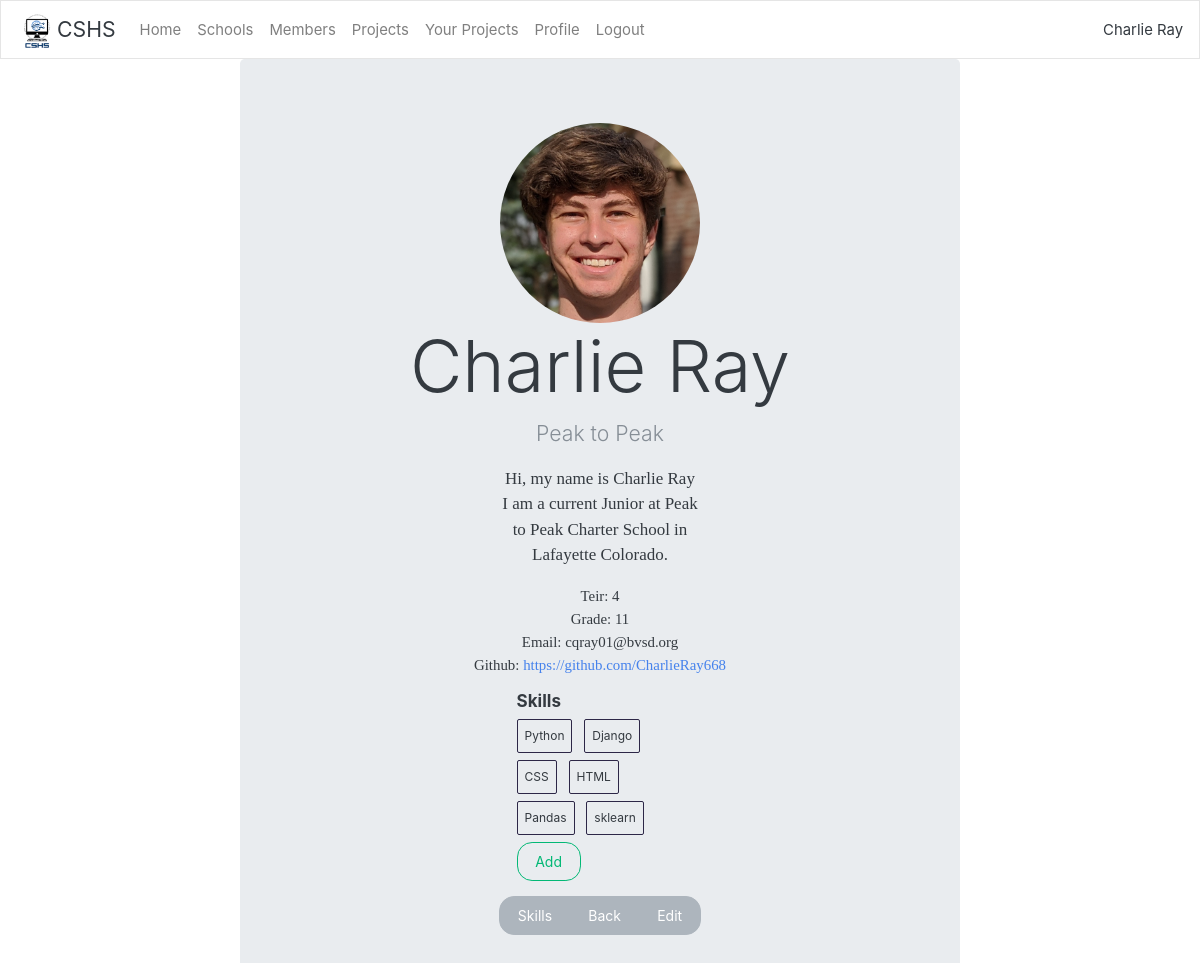
/profile/ (signed in), run on the app's committed database.
### users/models.py (models this page shows)
class User(AbstractUser):
    username = models.CharField(_("username"), max_length=100)
    email = models.EmailField(_('email address'), unique=True)
    USERNAME_FIELD = 'email'
    REQUIRED_FIELDS = ['username']
    objects = UserManager()

### profiles/models.py (models this page shows)
class Profile(models.Model):
    user = models.OneToOneField(settings.AUTH_USER_MODEL, on_delete=models.CASCADE)
    school = models.ForeignKey(School, on_delete=models.DO_NOTHING, related_name="students", null=True)
    grade = models.IntegerField()
    picture = models.ImageField(upload_to="profile_picture", blank=True)
    github = models.URLField(max_length=300)
    teir = models.IntegerField()
    bio = models.TextField()
    @property
    def safe_img_url(self):
        if self.picture:
            return self.picture.url
        else:
            return "/media/profile_picture/defaultprofile.jpg"

class Skill(models.Model):
    user = models.ForeignKey(settings.AUTH_USER_MODEL, on_delete=models.CASCADE, related_name="skills")
    name = models.CharField(max_length=50)
    length = models.CharField(max_length=20)
    ability = models.IntegerField()

### schools/models.py (models this page shows, shortened)
class School(models.Model):
    name = models.CharField(max_length=50)
    logo = models.ImageField(upload_to="school_logos", blank=True)
    overseer = models.OneToOneField(settings.AUTH_USER_MODEL, on_delete=models.SET_NULL, null=True, related_name="overseer_of")
    tech_spec = models.OneToOneField(settings.AUTH_USER_MODEL, on_delete=models.SET_NULL, null=True, related_name="techincal_specialist_of")
    proj_man = models.OneToOneField(settings.AUTH_USER_MODEL, on_delete=models.SET_NULL, null=True, related_name="project_manager_of")
    tut_out = models.OneToOneField(settings.AUTH_USER_MODEL, on_delete=models.SET_NULL, null=True, related_name="tutoring_outreach_of")
    coms = models.OneToOneField(settings.AUTH_USER_MODEL, on_delete=models.SET_NULL, null=True, related_name="communications_of")

### profiles/views.py (the view)
# urls.py: path("", views.user_profile, name="user_profile"),
def user_profile(response):
    user = response.user
    if hasattr(user, 'profile'):
        profile = user.profile
        return render(response, "profiles/userprofile.html", {"publicuser":user, "hasprofile":True, "haspicture":False})
    else:
        return render(response, "profiles/userprofile.html", {"publicuser":user, "hasprofile":False})

### profiles/templates/profiles/userprofile.html (shortened to what this page needs)
{% extends "main/home.html" %}
{% load crispy_forms_tags %}
{% load skill_functions %}
{% block constantcontent %}
    <div class="jumbotron" id="profiletag">
        {% if hasprofile %}
            <img src="{{publicuser.profile.safe_img_url}}" class="profile-picture">
                <h1 class="display-3">{{publicuser.username}}</h1>
                <p class="lead">{{publicuser.profile.school.name}}</p>
                <p id="userbio">{{publicuser.profile.bio}}</p>
                <br>
                <p class="project-info"><small>Teir:  {{publicuser.profile.teir}} </a></small></p>
                <p class="project-info"><small>Grade: {{publicuser.profile.grade}}</small></p>
                <p class="project-info"><small>Email: {{publicuser.email}}</small></p>
                <p class="project-info"><small>Github: <a href="{{publicuser.profile.github}}">{{publicuser.profile.github}}</a></small></p>
                <div class="skills" style="padding-top: 1%;">
                    <h6>Skills</h6>
                    <ul>
                        {% for skill in publicuser.skills.all %}
                        <li>{{skill.name}}</li>
                        {% endfor %}
                        <a type="button" class="btn btn-outline-success" href="/profile/addskill/">Add</a>
                    </ul>
                </div>
                <div class="btn-group" role="group">
                    <a type="button" class="btn btn-secondary" href="/profile/{{publicuser.id}}/viewskill/">Skills</a>
                    <button type="button" class="btn btn-secondary" onclick="history.back()">Back</button>
                    <a type="button" class="btn btn-secondary" href="edit/">Edit</a>
                </div>
        {% else %}
        <h1 class="display-3">{{publicuser.username}}</h1>
        <a type="button" class="btn btn-success btn-lg" href="/profile/create">Create Profile</a>
        {% endif%}
    </div>
{% endblock %}

### main/templates/main/home.html (shortened to what this page needs)
{% extends "main/base.html" %}
{% load static %}
{% block content %}
<nav class="navbar navbar-expand-lg navbar-light bg-light">
    <img src = "{% static 'main/images/cshslogo.png' %}" width="40" height="40">
    <a class="navbar-brand">CSHS</a>
    <div class="collapse navbar-collapse" id="navbarColor03">
      <ul class="navbar-nav mr-auto">
        <li class="nav-item">
            <a class="nav-link" href="/home">Home</a>
        </li>
        <li class="nav-item">
            <a class="nav-link" href="/schools">Schools</a>
        </li>
        <li class="nav-item">
            <a class="nav-link" href="/users/view">Members</a>
        </li>
        {% if user.is_authenticated %}
            <li class="nav-item">
                <a class="nav-link" href="/projects/">Projects</a>
            </li>
            <li class="nav-item">
                <a class="nav-link" href="/profile/projects/">Your Projects</a>
            </li>
            <li class="nav-item">
                <a class="nav-link" href="/profile/">Profile</a>
            </li>
            <li class="nav-item">
                <a class="nav-link" href="/logout/">Logout</a>
            </li>
        {% endif %}
      </ul>
      <form class="form-inline my-2 my-lg-0">
        <a>{{user.username}}</a>
      </form>
    </div>
  </nav>
  {% block constantcontent %}{% endblock %}
{% endblock %}

### profiles/templates/profiles/userprofile.html (style rules this page uses)
.profile-picture { width: 200px; height: 200px; object-fit:cover; border-radius:50%; margin:auto; }
#profiletag { margin:auto; width: 60%; text-align: center; }
.project-info { line-height: 0.4em; }
.skills { text-align: left; padding: 15px; margin-top: 30px; width: 30%; margin: auto; }
.skills ul { list-style-type: none; margin: 0; padding: 0; }
.skills ul li { border: 1px solid #2d2747; border-radius: 2px; display: inline-block; font-size: 12px; margin: 0 7px 7px 0; padding: 7px; }
#userbio { width: 30%; margin: auto; }

### data on the page
User: username "Charlie Ray", profile.safe_img_url (picture), profile.school.name "Peak to Peak", profile.bio "Hi, my name is Charlie Ray I am a current Junior at Peak to Peak Charter School in Lafayette Colorado.", profile.teir "4", profile.grade "11", email "cqray01@bvsd.org", profile.github "https://github.com/CharlieRay668"
Skill: name "Python"
Skill: name "Django"
Skill: name "CSS"
Skill: name "HTML"
Skill: name "Pandas"
Skill: name "sklearn"
